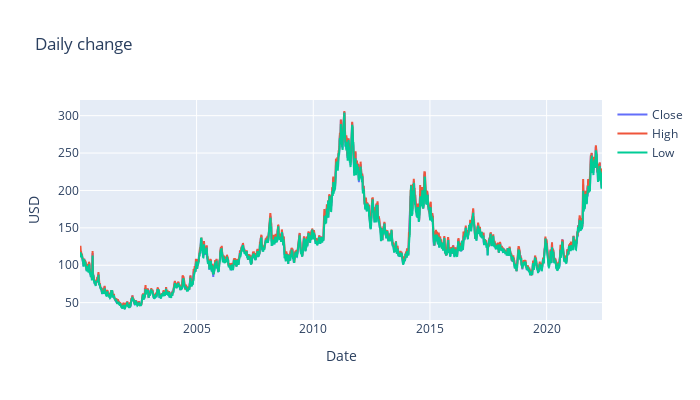

The notebook cell saved with this chart:
### Code cell
fig = make_subplots(specs=[[{'secondary_y':False}]])
fig.add_trace(go.Scatter(x=data['Date'], y=data['Close'], name='Close'), secondary_y=False)
fig.add_trace(go.Scatter(x=data['Date'], y=data['High'], name='High'), secondary_y=False)
fig.add_trace(go.Scatter(x=data['Date'], y=data['Low'], name='Low'), secondary_y=False)
fig.update_layout(autosize=False, width=700, height=400, title_text='Daily change')
fig.update_xaxes(title_text="Date")
fig.update_yaxes(title_text='USD', secondary_y=False)
fig.show()

### Figure 1 — Plotly figure (JSON) as saved in the notebook; plotly's stock layout.template omitted (floating-point values rounded to 4 significant figures; data arrays with more than 128 entries replaced by an {"elided": "..."} marker saying what was removed)
{"data": [{"name": "Close", "type": "scatter", "x": {"elided": "5671 str values"}, "xaxis": "x", "y": {"elided": "5671 float values"}, "yaxis": "y"}, {"name": "High", "type": "scatter", "x": {"elided": "5671 str values"}, "xaxis": "x", "y": {"elided": "5671 float values"}, "yaxis": "y"}, {"name": "Low", "type": "scatter", "x": {"elided": "5671 str values"}, "xaxis": "x", "y": {"elided": "5671 float values"}, "yaxis": "y"}], "layout": {"autosize": false, "height": 400, "title": {"text": "Daily change"}, "width": 700, "xaxis": {"anchor": "y", "domain": [0, 1], "title": {"text": "Date"}}, "yaxis": {"anchor": "x", "domain": [0, 1], "title": {"text": "USD"}}}}
